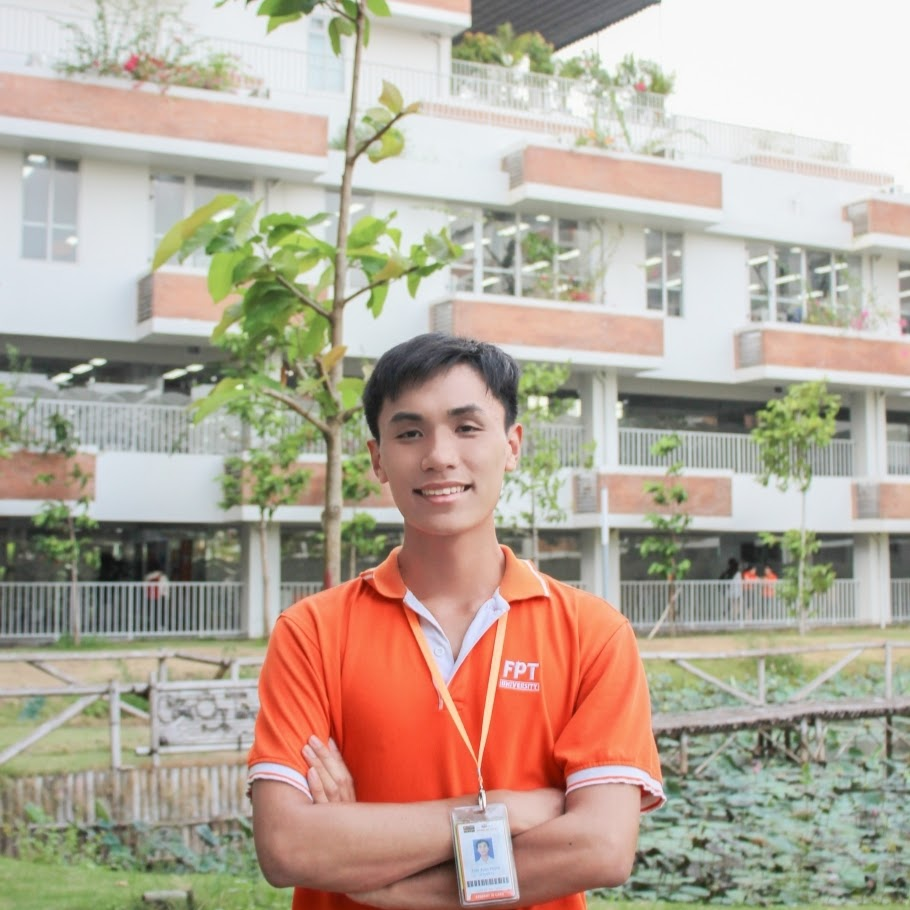
#> input picture Machine Learning_Face Recognition - Attendance Checking System using Machine Learning/images/SE123456.2.jpg, 910 x 910 px
$ python -i FilterImage.py   (imports and definitions only)
#> lines starting #> are read from the running program, lines starting #| are printed output that depends on the picture
#> further down, picture is the input picture: shape (910, 910, 3); mean B, G, R 153.5, 168.8, 181.9
import numpy as np
import cv2

def compute_hist(img):
    hist = [0] * 256
    hist = np.array(hist)
    (h,w) = img.shape[:2]
    for i in range(h):
        for j in range(w):
            light_intensity = img[i][j]
            hist[light_intensity] += 1
    return hist

def equalizeHist(hist):
    cum = np.zeros_like(hist)
    for i in range(len(cum)):
        cum[i] = hist[:i].sum()
    # scale cum's elements:
    cum = (cum - cum.min())/(cum.max() - cum.min()) * 255
    cum = [int(i) for i in cum]
    cum = np.array(cum)
    return cum

def brightness_colored(img):
    hist = compute_hist(img)
    cum = equalizeHist(hist)
    new_img = np.zeros_like(img)
    (h, w) = new_img.shape[:2]
    for i in range(h):
        for j in range(w):
            new_img[i][j] = cum[img[i][j]]
    return new_img

def brightness_colord_by_cv2(img):
    # split image into separate color channels
    b, g, r = cv2.split(img)
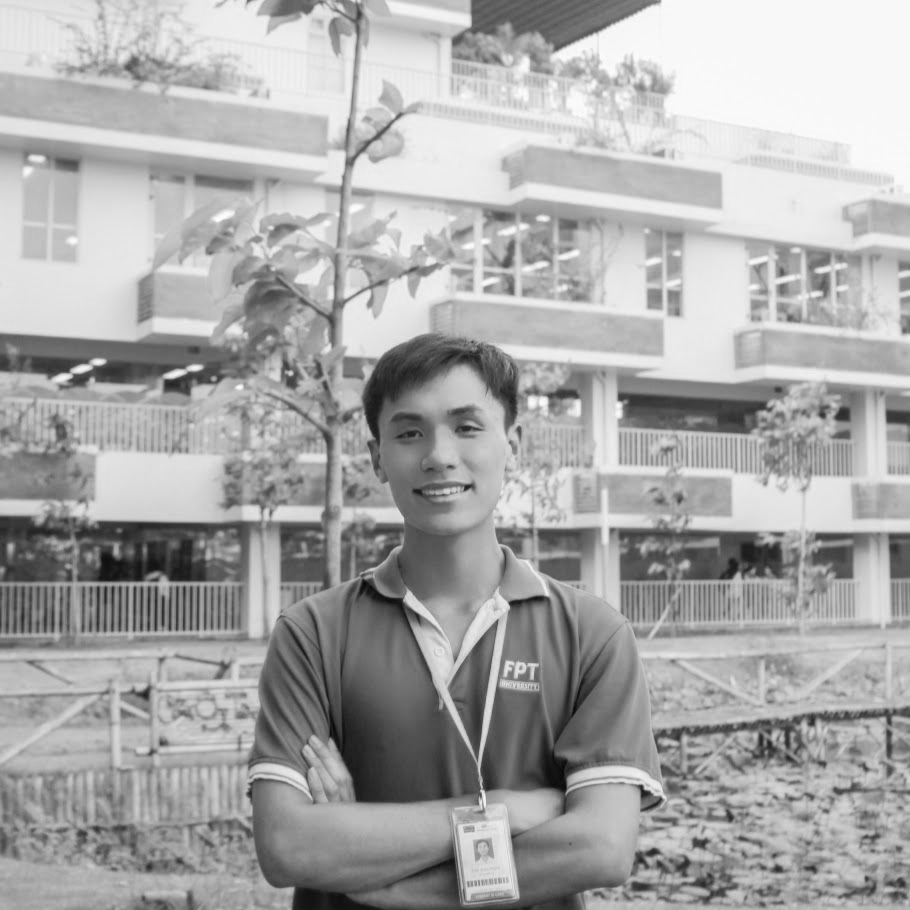
#> g: shape (910, 910); min 7, max 255, mean 168.8
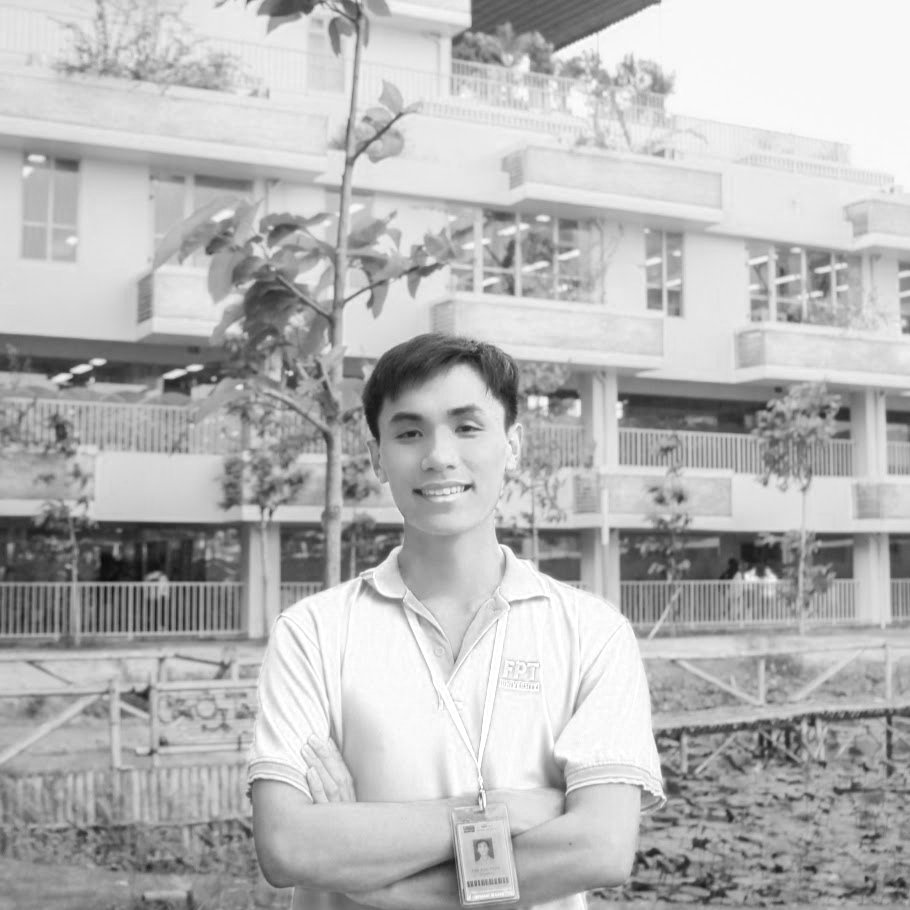
#> r: shape (910, 910); min 10, max 255, mean 181.9

    # perform histogram equalization on each channel
    b_eq = cv2.equalizeHist(b)
    g_eq = cv2.equalizeHist(g)
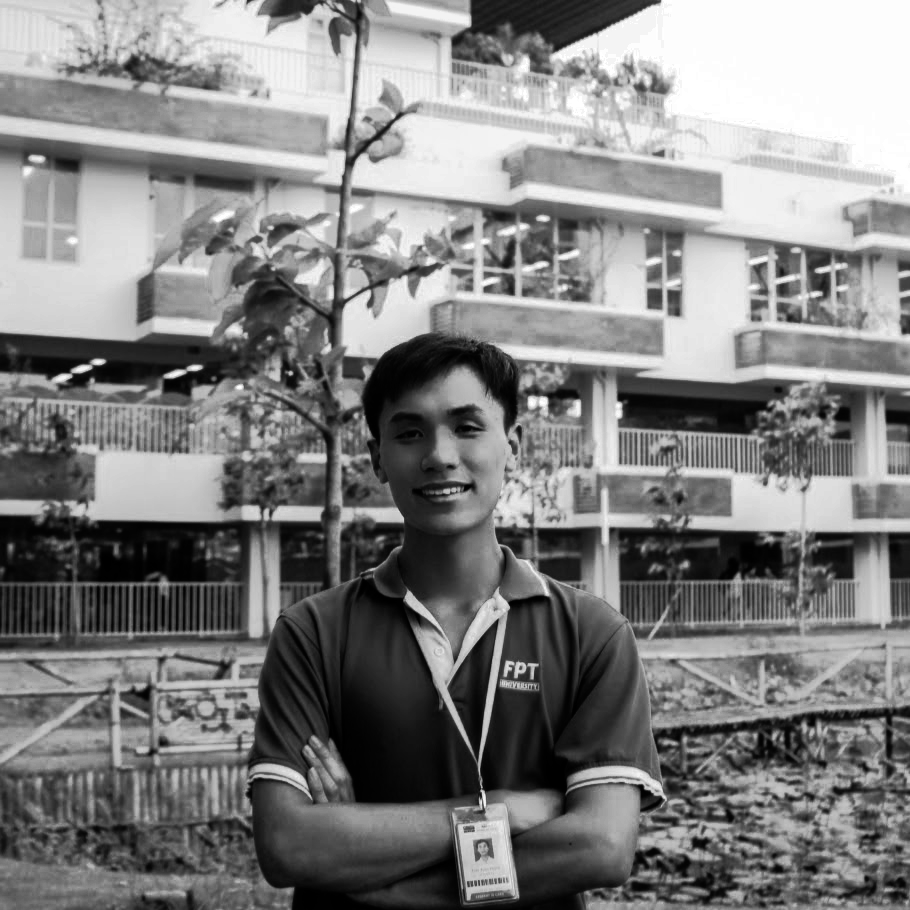
#> g_eq: shape (910, 910); min 0, max 255, mean 128.4
    r_eq = cv2.equalizeHist(r)
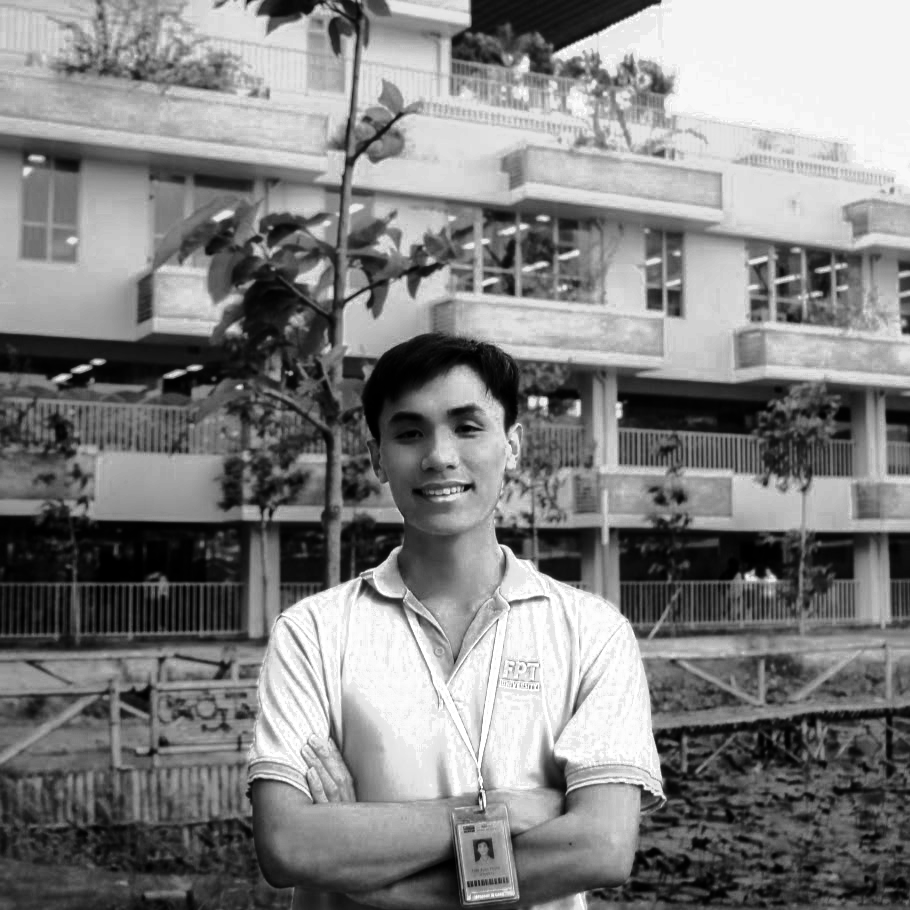
#> r_eq: shape (910, 910); min 0, max 255, mean 128.5

    # merge equalized channels back into a color image
    equ = cv2.merge((b_eq, g_eq, r_eq))
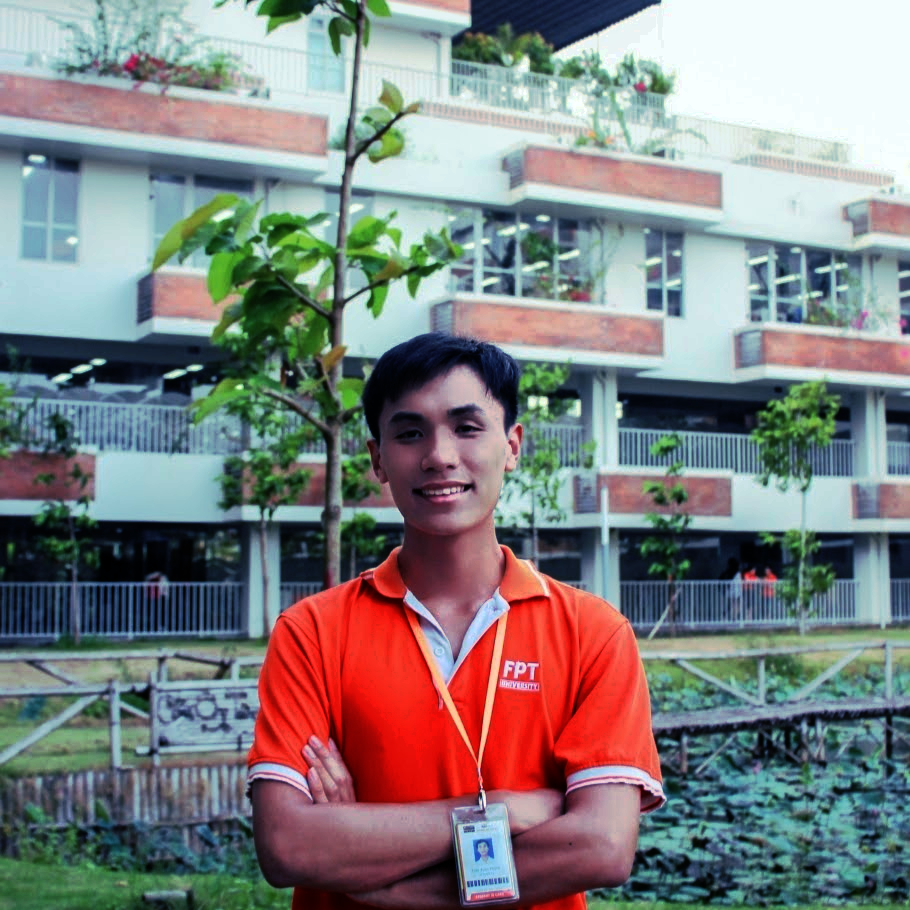
#> equ: shape (910, 910, 3); mean B, G, R 128.2, 128.4, 128.5

    '''# display original and equalized images
    cv2.imshow('Original Image', img)
    cv2.imshow('Equalized Image', equ)
    cv2.waitKey(0)
    cv2.destroyAllWindows()'''

    return equ

def medianBlur_by_cv2(img):
    # apply median filter with kernel size 5x5
    median = cv2.medianBlur(img, 5)

    '''# display original and median-filtered images
    cv2.imshow('Original Image', img)
    cv2.imshow('Median-Filtered Image', median)
    cv2.waitKey(0)
    cv2.destroyAllWindows()'''

    return median

>>> import cv2
>>> picture = cv2.imread('images/SE123456.2.jpg')
>>> result = brightness_colord_by_cv2(picture)
